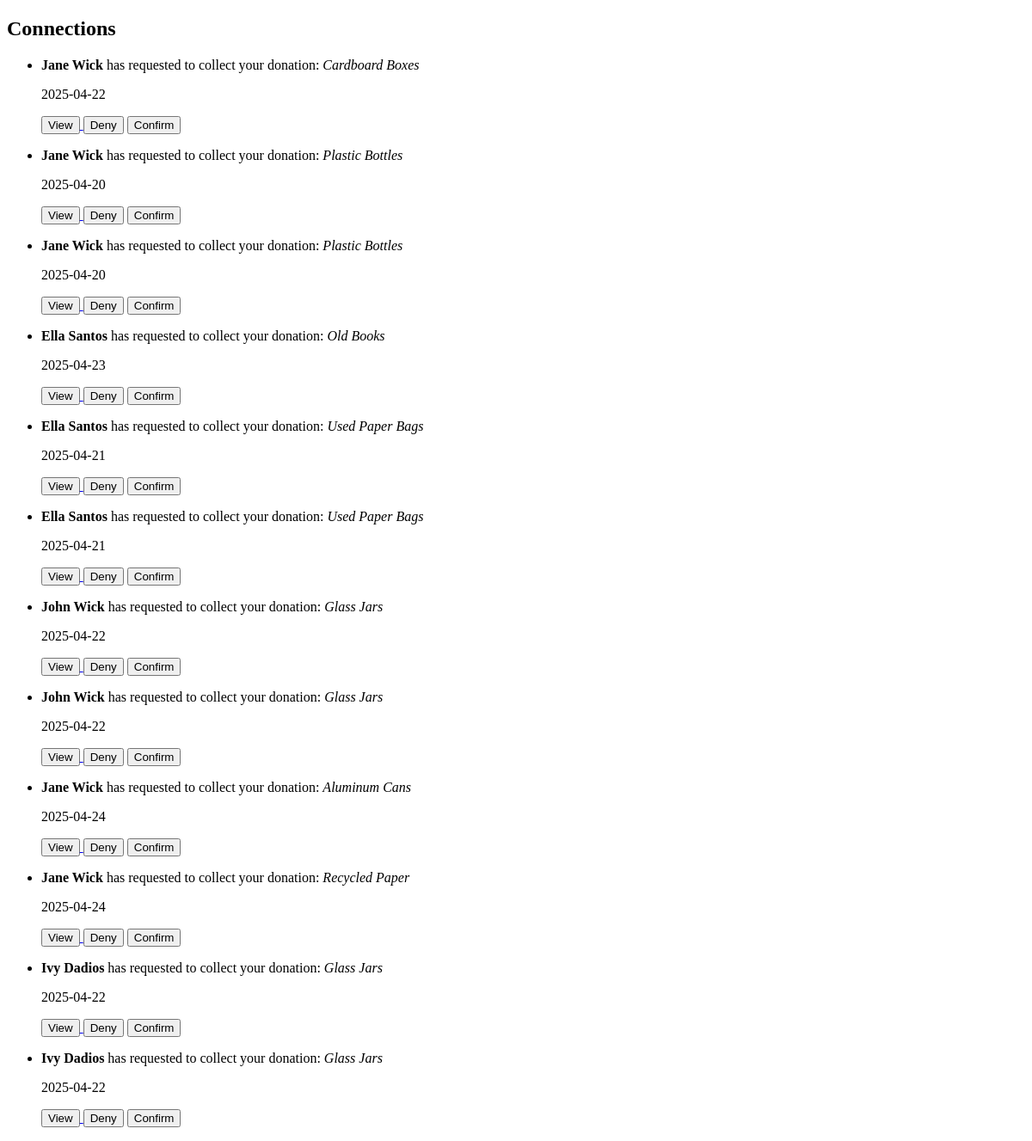
Before: /connections with the older database file.
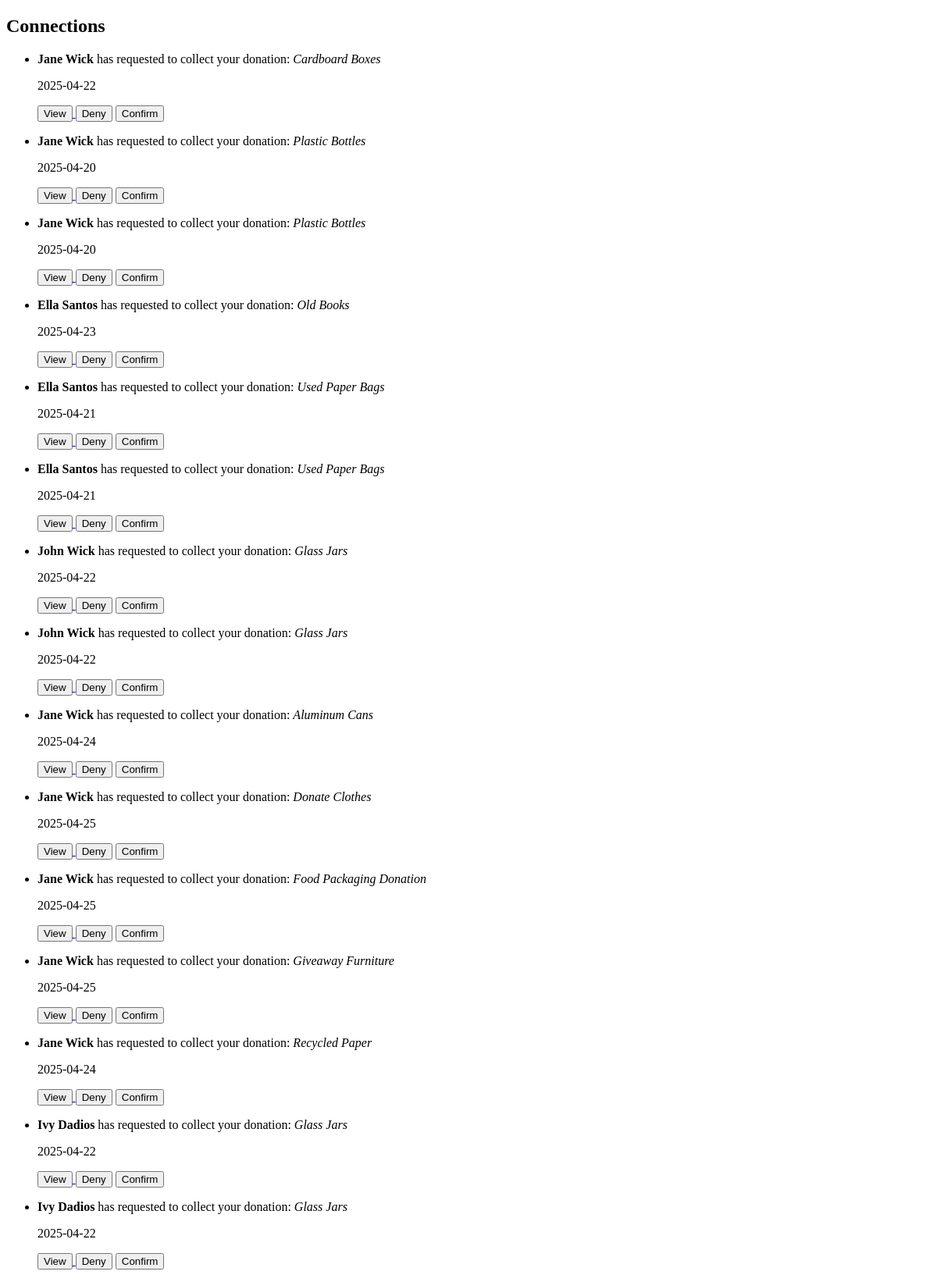
After: the same page with the newer database file.
### tables this page shows
CREATE TABLE postings (
    postings_id INTEGER PRIMARY KEY AUTOINCREMENT,
    donor_user_id INTEGER NOT NULL,
    post_title TEXT NOT NULL,
    description TEXT NULL,
    post_status TEXT CHECK (post_status IN ("New", "Open", "Locked", "Collected")) NOT NULL,
    collector_by_user_id INTEGER NOT NULL,
    post_date DATETIME NOT NULL,
    collection_date DATETIME NULL,
    item_id INTEGER NOT NULL,
    approval_date DATETIME,
    quantity INTEGER NOT NULL,
    pick_up_location TEXT,
    score REAL,
    is_deleted BOOLEAN DEFAULT FALSE,
    FOREIGN KEY (donor_user_id) REFERENCES users(user_id),
    FOREIGN KEY (collector_by_user_id) REFERENCES users(user_id),
    FOREIGN KEY (item_id) REFERENCES items(item_id)
);

### app.py (the view)
    @app.route('/connections')
    def connections():
        conn = get_db_connection()
        cursor = conn.cursor()
        cursor.execute("""
            SELECT
                c.rowid AS id,
                u.fname || ' ' || u.lname AS sender_name,
                p.post_title AS item_name,
                p.post_date AS time
            FROM connections c
            JOIN users u ON u.user_id = c.collector_user_id
            JOIN postings p ON p.donor_user_id = c.donor_user_id
            WHERE c.connection_status = 'Active'
        """)
        rows = cursor.fetchall()
        print("🪵 Connections query result:", rows)
        conn.close()
        requests = []
        for row in rows:
            requests.append({
                'id': row['id'],
                'sender_name': row['sender_name'],
                'item_name': row['item_name'],
                'time': row['time']
            })
        return render_template('connections.html', requests=requests)

### app.py (called while the page is built)
def get_db_connection():
    db_path = os.path.join(app.instance_path, 'ecoexchange.db')
    conn = sqlite3.connect(db_path)
    conn.row_factory = sqlite3.Row
    print(f"✅ Connected to: {db_path}")
    return conn

### templates/connections.html (shortened to what this page needs)
<!DOCTYPE html>
<html lang="en">
<head>
</head>
<body>
<div class="connections-section">
    <h2 class="page-title">Connections</h2>
    {% if requests %}
        <ul class="request-list">
            {% for req in requests %}
                <li class="request-card">
                    <div class="request-info">
                        <p><strong>{{ req.sender_name }}</strong> has requested to collect your donation: <em>{{ req.item_name }}</em></p>
                        <p class="timestamp">{{ req.time }}</p>
                    </div>
                    <div class="request-actions">
                        <a href="{{ url_for('view_request', request_id=req.id) }}">
                                <button>View</button>
                            </a>
                        <button onclick="handleDeny('{{ req.id }}')">Deny</button>
                        <button onclick="handleConfirm('{{ req.id }}')">Confirm</button>
                    </div>
                </li>
            {% endfor %}
        </ul>
    {% else %}
        <p>No new collection requests.</p>
    {% endif %}
</div>
</body>
</html>

Changed rows visible on the page:
added postings: sender_name "Jane Wick", item_name "Donate Clothes", time "2025-04-25"
added postings: sender_name "Jane Wick", item_name "Food Packaging Donation", time "2025-04-25"
added postings: sender_name "Jane Wick", item_name "Giveaway Furniture", time "2025-04-25"
